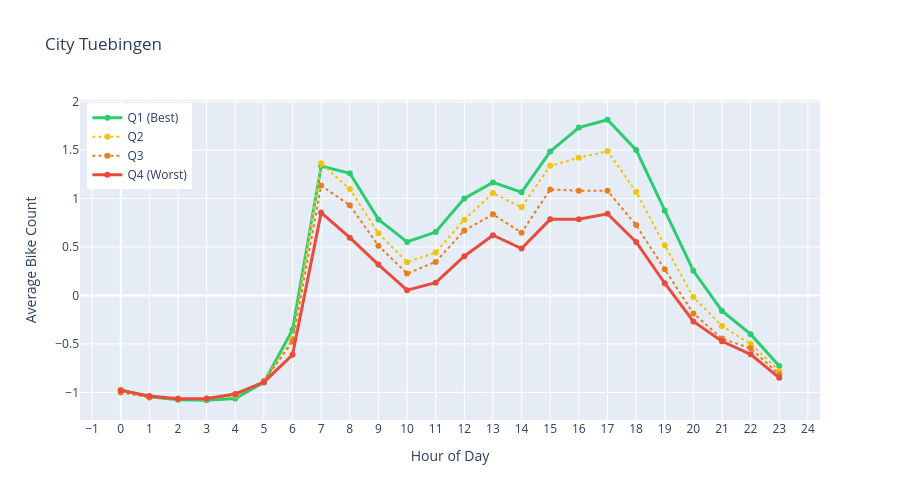

The code cell stored with this chart in its notebook:
### Code cell
# Hourly pattern by weather quality
fig = plot_weather_index_hourly(
    df,
    title=display_name,
    weekdays_only=True,
)
fig.show()

### Figure 1 — Plotly figure (JSON) as saved in the notebook; plotly's stock layout.template omitted (floating-point values rounded to 4 significant figures)
{"data": [{"line": {"color": "#2ECC71", "width": 3}, "marker": {"size": 6}, "mode": "lines+markers", "name": "Q1 (Best)", "type": "scatter", "x": [0, 1, 2, 3, 4, 5, 6, 7, 8, 9, 10, 11, 12, 13, 14, 15, 16, 17, 18, 19, 20, 21, 22, 23], "y": [-0.9737, -1.044, -1.077, -1.081, -1.062, -0.8972, -0.3528, 1.336, 1.262, 0.7848, 0.5528, 0.6542, 1.002, 1.166, 1.065, 1.485, 1.733, 1.813, 1.502, 0.8744, 0.2542, -0.1592, -0.3997, -0.7274]}, {"line": {"color": "#F1C40F", "dash": "dot", "width": 2}, "marker": {"size": 6}, "mode": "lines+markers", "name": "Q2", "type": "scatter", "x": [0, 1, 2, 3, 4, 5, 6, 7, 8, 9, 10, 11, 12, 13, 14, 15, 16, 17, 18, 19, 20, 21, 22, 23], "y": [-0.9726, -1.047, -1.066, -1.064, -1.033, -0.8841, -0.4484, 1.364, 1.098, 0.641, 0.3438, 0.4435, 0.7817, 1.057, 0.9102, 1.338, 1.421, 1.489, 1.069, 0.517, -0.01543, -0.3157, -0.499, -0.7785]}, {"line": {"color": "#E67E22", "dash": "dot", "width": 2}, "marker": {"size": 6}, "mode": "lines+markers", "name": "Q3", "type": "scatter", "x": [0, 1, 2, 3, 4, 5, 6, 7, 8, 9, 10, 11, 12, 13, 14, 15, 16, 17, 18, 19, 20, 21, 22, 23], "y": [-1.001, -1.052, -1.069, -1.065, -1.024, -0.8854, -0.475, 1.134, 0.9308, 0.5134, 0.2259, 0.3465, 0.6707, 0.8368, 0.6484, 1.094, 1.081, 1.08, 0.7263, 0.2695, -0.1856, -0.4452, -0.5458, -0.8145]}, {"line": {"color": "#E74C3C", "width": 3}, "marker": {"size": 6}, "mode": "lines+markers", "name": "Q4 (Worst)", "type": "scatter", "x": [0, 1, 2, 3, 4, 5, 6, 7, 8, 9, 10, 11, 12, 13, 14, 15, 16, 17, 18, 19, 20, 21, 22, 23], "y": [-0.9793, -1.038, -1.065, -1.062, -1.016, -0.8943, -0.6122, 0.855, 0.5968, 0.3186, 0.05435, 0.132, 0.4054, 0.6215, 0.484, 0.7855, 0.7856, 0.8431, 0.5526, 0.1262, -0.2681, -0.4729, -0.6069, -0.8495]}], "layout": {"height": 500, "hovermode": "x unified", "legend": {"x": 0.01, "xanchor": "left", "y": 0.99, "yanchor": "top"}, "title": {"text": "City Tuebingen"}, "xaxis": {"dtick": 1, "tick0": 0, "tickmode": "linear", "title": {"text": "Hour of Day"}}, "yaxis": {"title": {"text": "Average Bike Count"}}}}
